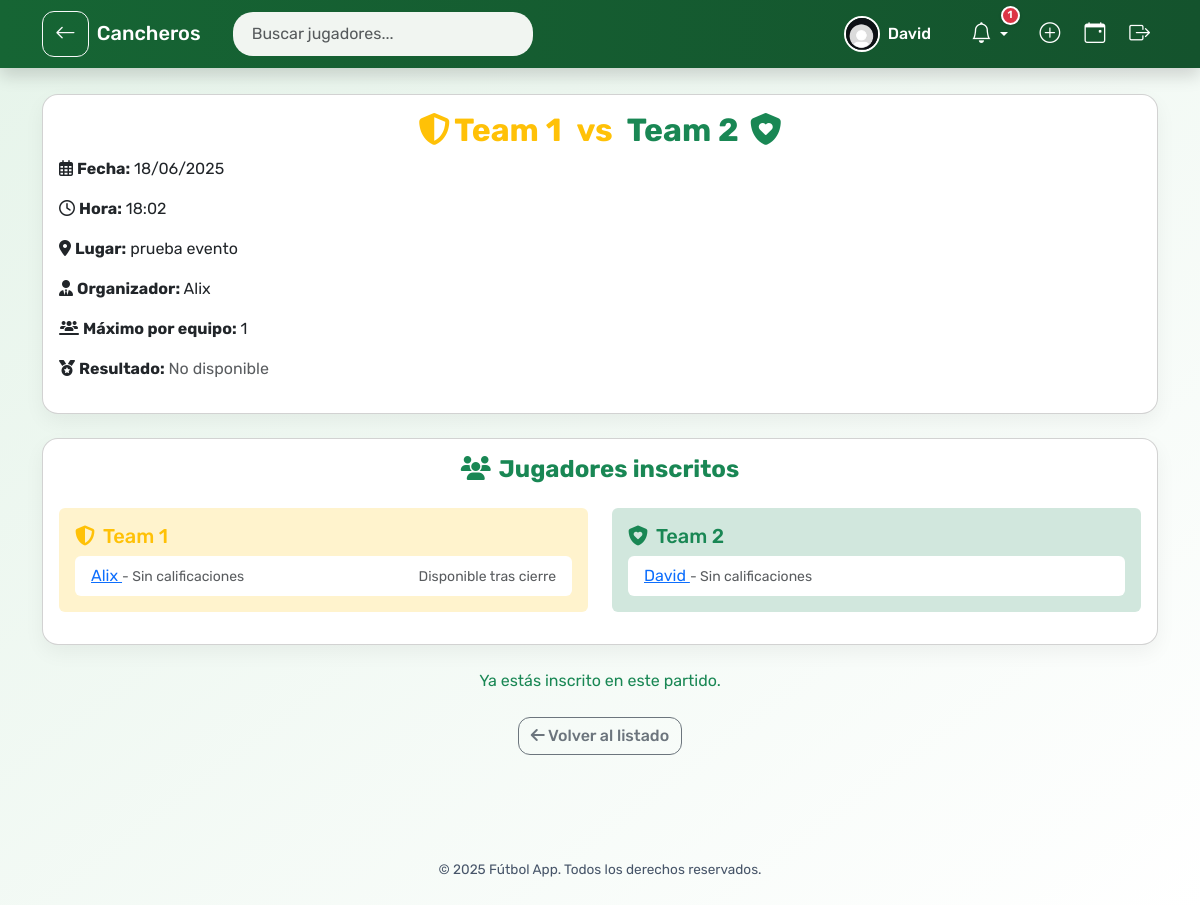
Screenshot of /partido/29 (signed in) with the database file from the repository.
### models.py (models this page shows, shortened)
class User(UserMixin, db.Model):
    __tablename__ = 'user'
    id = db.Column(db.Integer, primary_key=True)
    username = db.Column(db.String(100), unique=True, nullable=False)
    password = db.Column(db.String(200), nullable=False)
    foto_perfil = db.Column(db.String(120), default='default.jpg')
    calificaciones_recibidas = db.relationship(
        'Calificacion', foreign_keys='Calificacion.evaluado_id',
        back_populates='evaluado', lazy='dynamic'
    )
    calificaciones_realizadas = db.relationship(
        'Calificacion', foreign_keys='Calificacion.evaluador_id',
        back_populates='evaluador', lazy='dynamic'
    )
    inscripciones = db.relationship('Inscripcion', back_populates='user', lazy='dynamic')
    partidos_creados = db.relationship('Partido', back_populates='organizador', lazy='dynamic')
    amistades_enviadas = db.relationship('Amistad',
                                         foreign_keys='Amistad.usuario_id',
                                         backref='solicitante', lazy='dynamic')
    amistades_recibidas = db.relationship('Amistad',
                                          foreign_keys='Amistad.amigo_id',
                                          backref='receptor', lazy='dynamic')

class Partido(db.Model):
    __tablename__ = 'partido'
    id = db.Column(db.Integer, primary_key=True)
    fecha_hora = db.Column(db.DateTime, nullable=False)
    lugar = db.Column(db.String(200), nullable=False)
    equipo1 = db.Column(db.String(100), nullable=False)
    equipo2 = db.Column(db.String(100), nullable=False)
    max_jugadores = db.Column(db.Integer, nullable=False)
    resultado = db.Column(db.String(100))
    cerrado = db.Column(db.Boolean, default=False)
    solo_por_invitacion = db.Column(db.Boolean, default=False)
    enlace_invitacion = db.Column(db.String(100), unique=True, nullable=True)  # ✅ Link público
    organizador_id = db.Column(db.Integer, db.ForeignKey('user.id'))
    organizador = db.relationship('User', back_populates='partidos_creados')
    inscripciones = db.relationship('Inscripcion', back_populates='partido', cascade="all, delete-orphan")
    calificaciones = db.relationship('Calificacion', backref='partido', lazy='dynamic', cascade="all, delete-orphan")

class Inscripcion(db.Model):
    __tablename__ = 'inscripcion'
    id = db.Column(db.Integer, primary_key=True)
    user_id = db.Column(db.Integer, db.ForeignKey('user.id'))
    partido_id = db.Column(db.Integer, db.ForeignKey('partido.id'))
    equipo = db.Column(db.String(100))
    user = db.relationship('User', back_populates='inscripciones')
    partido = db.relationship('Partido', back_populates='inscripciones')

### app.py (the view)
@app.route('/partido/<int:partido_id>')
@login_required
def detalle_partido(partido_id):
    partido = Partido.query.get_or_404(partido_id)
    calificaciones = list(partido.calificaciones)
    ya_inscrito = Inscripcion.query.filter_by(user_id=current_user.id, partido_id=partido.id).first() is not None
    invitacion = Invitacion.query.filter_by(partido_id=partido.id, usuario_id=current_user.id).first()
    invitado = invitacion is not None
    amigos = []
    if current_user.id == partido.organizador_id:
        enviados = [a.amigo for a in current_user.amistades_enviadas if a.confirmada]
        recibidos = [a.usuario for a in current_user.amistades_recibidas if a.confirmada]
        amigos = enviados + recibidos
    invitados_ids = [inv.usuario_id for inv in partido.invitaciones]
    usuarios_buscados = []
    buscar_query = request.args.get("buscar", "").strip()
    if current_user.id == partido.organizador_id and buscar_query:
        usuarios_buscados = User.query.filter(
            User.username.ilike(f"%{buscar_query}%"),
            User.id != current_user.id
        ).all()
    return render_template(
        'detalle_partido.html',
        partido=partido,
        calificaciones=calificaciones,
        ya_inscrito=ya_inscrito,
        invitado=invitado,
        amigos=amigos,
        invitados_ids=invitados_ids,
        usuarios_buscados=usuarios_buscados
    )

### templates/detalle_partido.html (shortened to what this page needs)
{% extends 'base.html' %}
{% block content %}
<link rel="stylesheet" href="https://cdnjs.cloudflare.com/ajax/libs/font-awesome/6.5.0/css/all.min.css" />
<div class="container py-4">
    <div class="card">
        <div class="card-body">
            <h2 class="card-title text-center">
    <span class="text-warning">
        <i class="fas fa-shield-alt me-1"></i>{{ partido.equipo1 }}
    </span>
    <span class="mx-2 text-warning">vs</span>
    <span class="text-success">
        {{ partido.equipo2 }} <i class="fas fa-shield-heart ms-1"></i>
    </span>
</h2>
            <p><i class="fa-regular fa-calendar-days me-1"></i><strong>Fecha:</strong> {{ partido.fecha_hora.strftime('%d/%m/%Y') }}</p>
            <p><i class="fa-regular fa-clock me-1"></i><strong>Hora:</strong> {{ partido.fecha_hora.strftime('%H:%M') }}</p>
            <p><i class="fa-solid fa-location-dot me-1"></i><strong>Lugar:</strong> {{ partido.lugar }}</p>
            <p><i class="fa-solid fa-user-tie me-1"></i><strong>Organizador:</strong> {{ partido.organizador.username }}</p>
            <p><i class="fa-solid fa-users-line me-1"></i><strong>Máximo por equipo:</strong> {{ partido.max_jugadores }}</p>
{% if partido.cerrado %}
<div class="alert alert-success text-center py-4" role="alert">
    <div class="row align-items-center justify-content-center">
        <div class="col-md-5">
            <h3 class="text-warning mb-1">
                <i class="fas fa-shield-alt me-2"></i>{{ partido.equipo1 }}
            </h3>
            {% set goles = partido.resultado.split('-') %}
            {% if goles|length == 2 %}
                <h4 class="fw-bold">{{ goles[0] }}</h4>
            {% endif %}
        </div>
        <div class="col-md-2">
            <span class="fs-3 fw-bold text-muted">VS</span>
        </div>
        <div class="col-md-5">
            <h3 class="text-success mb-1">
                {{ partido.equipo2 }} <i class="fas fa-shield-heart ms-2"></i>
            </h3>
            {% if goles|length == 2 %}
                <h4 class="fw-bold">{{ goles[1] }}</h4>
            {% endif %}
        </div>
    </div>
    <div class="mt-4">
        {% if goles|length == 2 %}
            {% set goles1 = goles[0]|int %}
            {% set goles2 = goles[1]|int %}
            {% if goles1 > goles2 %}
                <div>
                    <span class="display-6 text-warning fw-bold">{{ partido.equipo1 }} GANADOR</span>
                    <p class="text-dark mt-2">
                        <i class="fas fa-lock me-1"></i>El partido ha sido cerrado. Solo el organizador puede modificar el resultado.
                    </p>
                </div>
            {% elif goles2 > goles1 %}
                <div>
                    <span class="display-6 text-success fw-bold">{{ partido.equipo2 }} GANADOR</span>
                    <p class="text-dark mt-2">
                        <i class="fas fa-lock me-1"></i>El partido ha sido cerrado. Solo el organizador puede modificar el resultado.
                    </p>
                </div>
            {% else %}
                <div>
                    <span class="display-6 text-muted fw-bold">EMPATE</span>
                    <p class="text-dark mt-2">
                        <i class="fas fa-lock me-1"></i>El partido ha sido cerrado. Solo el organizador puede modificar el resultado.
                    </p>
                </div>
            {% endif %}
        {% endif %}
    </div>
</div>
{% else %}
<p>
    <i class="fa-solid fa-medal me-1"></i><strong>Resultado:</strong>
    {% if current_user.id == partido.organizador_id and not partido.esta_expirado() %}
        <a href="{{ url_for('registrar_resultado', partido_id=partido.id) }}" class="btn btn-outline-primary btn-sm">Registrar resultado</a>
    {% else %}
        <span class="text-muted">No disponible</span>
    {% endif %}
</p>
{% endif %}
        </div>
    </div>
<div class="card">
    <div class="card-body">
        <h4 class="card-title text-center mb-4"><i class="fas fa-users me-2"></i>Jugadores inscritos</h4>
        <div class="row">
            {% set equipos = [
                (partido.equipo1, 'warning', 'fas fa-shield-alt'),
                (partido.equipo2, 'success', 'fas fa-shield-heart')
            ] %}
            {% for equipo, color, icono in equipos %}
                <div class="col-md-6 mb-3">
                    <div class="p-3 bg-{{ color }}-subtle rounded">
                        <h5 class="text-{{ color }}">
                            <i class="{{ icono }} me-2"></i>{{ equipo }}
                        </h5>
                        <ul class="list-group">
                            {% set jugadores = partido.inscripciones | selectattr("equipo", "equalto", equipo) | list %}
                            {% if jugadores %}
                                {% for inscripcion in jugadores %}
                                    <li class="list-group-item d-flex justify-content-between align-items-center">
                                        <div>
                                            <a href="{{ url_for('perfil_usuario', user_id=inscripcion.user.id) }}">
                                                {{ inscripcion.user.username }}
                                            </a>
                                            <small class="text-muted">
                                                {% set promedio = calificacion_jugador_en_partido(inscripcion.user, partido.id) %}
                                                {% if promedio %}
                                                    - Promedio: {{ promedio }}/10
                                                {% else %}
                                                    - Sin calificaciones
                                                {% endif %}
                                            </small>
                                        </div>
                                        <div>
                                            {% if current_user.is_authenticated and inscripcion.user.id != current_user.id and ya_inscrito %}
                                                {% set ya_calificado = inscripcion.user.calificaciones_recibidas
                                                    | selectattr("partido_id", "equalto", partido.id)
                                                    | selectattr("evaluador_id", "equalto", current_user.id)
                                                    | list | length > 0 %}
                                                {% if partido.cerrado %}
                                                    {% if not ya_calificado %}
                                                        <a href="{{ url_for('calificar_jugador_individual', partido_id=partido.id, jugador_id=inscripcion.user.id) }}" class="btn btn-outline-primary btn-sm">Calificar</a>
                                                    {% else %}
                                                        <span class="text-success">Ya calificado</span>
                                                    {% endif %}
                                                {% else %}
                                                    <small class="text-muted">Disponible tras cierre</small>
                                                {% endif %}
                                            {% endif %}
                                        </div>
                                    </li>
                                {% endfor %}
                            {% else %}
                                <li class="list-group-item text-muted">No hay jugadores en este equipo.</li>
                            {% endif %}
                        </ul>
                    </div>
                </div>
            {% endfor %}
        </div>
    </div>
</div>
    <div class="text-center mt-4">
        {% if current_user.is_authenticated %}
            {% if partido.cerrado %}
                <p class="text-muted">Este partido está cerrado.</p>
            {% elif ya_inscrito %}
                <p class="text-success">Ya estás inscrito en este partido.</p>
            {% elif invitado and not partido.cerrado %}
                <a href="{{ url_for('unirse_partido', partido_id=partido.id) }}" class="btn btn-success">Unirse al partido</a>
            {% elif not partido.solo_por_invitacion %}
                <a href="{{ url_for('unirse_partido', partido_id=partido.id) }}" class="btn btn-primary">Unirse al partido</a>
            {% endif %}
        {% endif %}
        <div class="mt-4">
            <a href="{{ url_for('index') }}" class="btn btn-outline-secondary"><i class="fas fa-arrow-left"></i> Volver al listado</a>
        </div>
    </div>
</div>
{% endblock %}

### templates/base.html (shortened to what this page needs)
<!DOCTYPE html>
<html lang="es">
<head>
    <link href="https://cdn.jsdelivr.net/npm/bootstrap@5.3.3/dist/css/bootstrap.min.css" rel="stylesheet">
    <link href="https://cdn.jsdelivr.net/npm/bootstrap-icons@1.11.0/font/bootstrap-icons.css" rel="stylesheet">
    <link href="https://cdn.jsdelivr.net/npm/bootstrap@5.3.0/dist/css/bootstrap.min.css" rel="stylesheet">
    <link href="https://cdnjs.cloudflare.com/ajax/libs/font-awesome/6.4.0/css/all.min.css" rel="stylesheet">
    <link href="https://cdn.jsdelivr.net/npm/bootstrap-icons@1.10.5/font/bootstrap-icons.css" rel="stylesheet">
</head>
<body>
<nav class="navbar navbar-expand-lg fixed-top shadow">
    <div class="container">
        {% if request.endpoint not in ['index', 'inicio'] %}
        <a href="javascript:history.back()" class="btn btn-outline-light me-2" data-bs-toggle="tooltip" title="Volver">
            <i class="bi bi-arrow-left"></i>
        </a>
        {% endif %}
        <a class="navbar-brand" href="{{ url_for('index') if current_user.is_authenticated else url_for('inicio') }}">
             Cancheros
        </a>
        <div class="collapse navbar-collapse" id="mainNavbar">
            {% if current_user.is_authenticated %}
                <form class="d-flex position-relative me-auto ms-3" style="width: 300px;" onsubmit="return false;">
                    <input id="busqueda-nav" type="search" class="form-control" placeholder="Buscar jugadores..." autocomplete="off">
                </form>
            {% endif %}
            <ul class="navbar-nav ms-auto align-items-center">
                {% if current_user.is_authenticated %}
                    <li class="nav-item me-3 d-flex align-items-center gap-2">
    <a href="{{ url_for('perfil_usuario', user_id=current_user.id) }}"
       class="d-flex align-items-center text-decoration-none nav-link {% if request.endpoint == 'perfil_usuario' %}nav-active{% endif %}"
       data-bs-toggle="tooltip" title="Mi perfil">
        <img src="{{ url_for('static', filename='profile_pics/' ~ current_user.foto_perfil) }}"
             alt="Perfil" class="nav-profile-img" width="30" height="30">
        <span class="ms-2 text-white">{{ current_user.username }}</span>
    </a>
</li>
                    <li class="nav-item dropdown me-2 notification-icon" data-bs-toggle="tooltip" title="Notificaciones">
                        <a class="nav-link dropdown-toggle" href="#" role="button" data-bs-toggle="dropdown">
                            <i class="bi bi-bell"></i>
                            {% if solicitudes_count + invitaciones_count > 0 %}
                                <span class="notification-badge">{{ solicitudes_count + invitaciones_count }}</span>
                            {% endif %}
                        </a>
                    </li>
                    <li class="nav-item" data-bs-toggle="tooltip" title="Crear partido">
    <a class="nav-link {% if request.endpoint == 'crear_partido' %}nav-active{% endif %}" href="{{ url_for('crear_partido') }}">
        <i class="bi bi-plus-circle"></i>
    </a>
</li>
<li class="nav-item" data-bs-toggle="tooltip" title="Eventos">
    <a class="nav-link {% if request.endpoint == 'index' %}nav-active{% endif %}" href="{{ url_for('index') }}">
        <i class="bi bi-calendar-event"></i>
    </a>
</li>
                    <li class="nav-item" data-bs-toggle="tooltip" title="Cerrar sesión">
                        <a class="nav-link text-warning" href="{{ url_for('logout') }}">
                            <i class="bi bi-box-arrow-right"></i>
                        </a>
                    </li>
                {% endif %}
            </ul>
        </div>
    </div>
</nav>
<main class="container-fluid contenido">
    {% block content %}{% endblock %}
</main>
<footer>
    © {{ current_year or 2025 }} Fútbol App. Todos los derechos reservados.
</footer>
</body>
</html>

### rows the page displays
User: foto_perfil (placeholder picture), username "David"
Partido: equipo1 "Team 1", equipo2 "Team 2", fecha_hora "18/06/2025", fecha_hora "18:02", lugar "prueba evento", max_jugadores "1"
User: organizador.username "Alix"
Inscripcion: user.username "Alix", shows "Disponible tras cierre"
Inscripcion: user.username "David"

### other values shown
{{ solicitudes_count + invitaciones_count }} "1"
{{ current_year or 2025 }} "2025"
